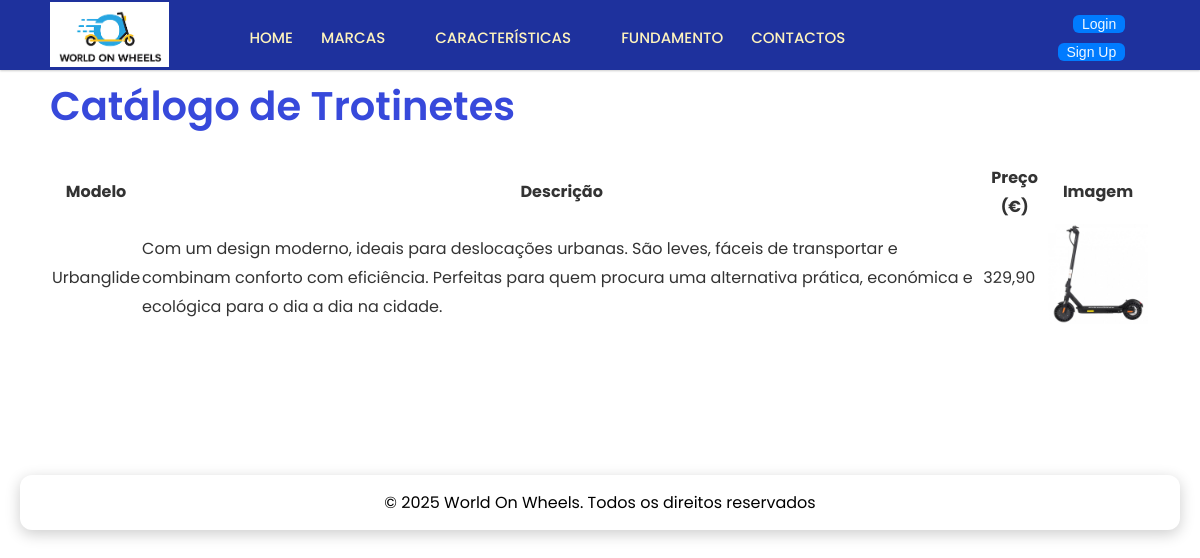
The page /urbanglidecatalog.php?m=1 on the database its author committed.
### tables this page shows
CREATE TABLE `trotinetes` (
  `id_trotinete` int(100) NOT NULL,
  `modelo` varchar(100) NOT NULL,
  `descricao` varchar(255) NOT NULL,
  `preco` float NOT NULL,
  `imagem` varchar(255) NOT NULL,
  `id_marca` int(11) NOT NULL
);

### ligaDados.php (called while the page is built, shortened)
<?php
class ligaDados {
    private $servidor = 'localhost';
    private $dbnome = 'dbwow';
    private $user = 'root';
    private $pass = '';
    public function __construct() {
        try {
            $this->liga = new PDO(
                'mysql:host=' . $this->servidor . ';dbname=' . $this->dbnome,
                $this->user,
                $this->pass,
                array(PDO::MYSQL_ATTR_INIT_COMMAND => "SET NAMES utf8")
            );
        } catch (PDOException $e) {
            echo 'ERRO: ' . $e->getMessage();
            die();
        }
    }
}
?>

### urbanglidecatalog.php (the view, shortened to what this page needs)
<?php
include('ligaDados.php');
$db = new ligaDados();
$marca_id = isset($_GET['m']) ? intval($_GET['m']) : 0;
$sql = "SELECT * FROM trotinetes WHERE id_marca = :id_marca";
$stmt = $db->liga->prepare($sql);
$stmt->bindParam(':id_marca', $marca_id, PDO::PARAM_INT);
$stmt->execute();
$result = $stmt->fetchAll(PDO::FETCH_ASSOC);
?>
<!DOCTYPE html>
<html lang="pt">
<head>
    <link rel="stylesheet" href="style.css">
</head>
<body>
<?php include('navegador.php'); ?>
<section>
    <h1>Catálogo de Trotinetes</h1>
    <?php if (count($result) > 0): ?>
        <table>
            <thead>
                <tr>
                    <th>Modelo</th>
                    <th>Descrição</th>
                    <th>Preço (€)</th>
                    <th>Imagem</th>
                </tr>
            </thead>
            <tbody>
                <?php foreach ($result as $row): ?>
                    <tr>
                        <td><?= htmlspecialchars($row['modelo']) ?></td>
                        <td><?= htmlspecialchars($row['descricao']) ?></td>
                        <td><?= number_format($row['preco'], 2, ',', '.') ?></td>
                        <td><img src="<?= htmlspecialchars($row['imagem']) ?>" alt="Imagem da trotinete" width="100"></td>
                    </tr>
                <?php endforeach; ?>
            </tbody>
        </table>
    <?php else: ?>
        <p>Nenhuma trotinete encontrada para este modelo.</p>
    <?php endif; ?>
</section>
   <footer>
   <div class="textFooter">
    <p>© 2025 World On Wheels. Todos os direitos reservados</p>
  </div>
  </footer>
</body>
</html>

### navegador.php (shortened to what this page needs)
<nav>
  <div class="navbar">
    <div class="img-logo">
      <img src="logo1.PNG" alt="logo">
    </div>
    <div class="nav-links">
      <ul class="links">
        <li><a href="index.php">HOME</a></li>
        <li>
          <a href="marcas.php">MARCAS</a>
          <i class='bx bxs-chevron-down htmlcss-arrow arrow'></i>
        </li>
        <li>
          <a href="caracteristicas.php">CARACTERÍSTICAS</a>
          <i class='bx bxs-chevron-down js-arrow arrow'></i>
        </li>
        <li><a href="fundamento.php">FUNDAMENTO</a></li>
        <li><a href="contactos.php">CONTACTOS</a></li>
      </ul>
    </div>
    <div class="search-box">
      <i class='bx bx-search'></i>
    </div>
    <div class="login-box">
      <?php if (isset($_SESSION['login']) && $_SESSION['login'] === true): ?>
        <a href="logout.php" style="color: aliceblue;"> &nbsp Logout &nbsp </a>
      <?php else: ?>
        <a href="login.php" style="color: aliceblue;"> &nbsp Login &nbsp </a><br>
        <a href="criarlogin.php" style="color: aliceblue;"> &nbsp Sign Up &nbsp </a>
      <?php endif; ?>
    </div>
  </div>
</nav>

### style.css (style rules this page uses)
* { margin: 0; padding: 0; box-sizing: border-box; font-family: 'Poppins', sans-serif; }
body { min-height: 100vh; }
nav { position: fixed; top: 0; left: 0; width: 100%; height: 70px; background: #1e319d; box-shadow: 0 1px 2px rgba(0, 0, 0, 0.2); z-index: 99; }
.img-logo img { height: 65px; }
nav .navbar { height: 100%; max-width: 1250px; width: 100%; display: flex; align-items: center; justify-content: space-between; margin: 3px 0; padding: 0px 50px; }
nav .navbar .nav-links { line-height: 70px; height: 100%; }
nav .navbar .links { display: flex; }
nav .navbar .links li { position: relative; display: flex; align-items: center; justify-content: space-between; list-style: none; padding: 0 14px; }
nav .navbar .links li a { height: 100%; text-decoration: none; white-space: nowrap; color: #fef3bd; font-size: 15px; font-weight: 500; }
nav .navbar .links li .arrow { height: 100%; width: 22px; line-height: 70px; text-align: center; display: inline-block; color: #fff; transition: all 0.3s ease; }
.navbar .search-box { position: relative; height: 40px; width: 40px; }
.navbar .search-box i { position: absolute; height: 100%; width: 100%; line-height: 40px; text-align: center; font-size: 22px; color: #fff; font-weight: 600; cursor: pointer; transition: all 0.3s ease; }
section { max-width: 900px; padding: 40px 20px; font-family: 'Segoe UI', sans-serif; color: #333; line-height: 1.8; margin-top: 70px; margin-left: auto; margin-right: auto; max-width: 1250px; width: 100%; padding-top: 0px; padding-left: 50px; padding-right: 50px; padding-bottom: 70px; }
section h1 { font-size: 40px; color: #3749db; font-weight: 600; margin-bottom: 20px; }
.login-box { text-align: right; padding: 10px 20px; }
.login-box a { text-decoration: none; color: white; background-color: #007BFF; padding: 1px; margin: 5px; border-radius: 6px; display: inline-block; font-family: sans-serif; font-size: 14px; transition: background-color 0.3s ease; }
footer { position: relative; overflow: hidden; text-align: center; padding: 20px; transition: all 0.4s ease; }
.textFooter { margin-top: 50px; max-width: 100%; border-radius: 12px; box-shadow: 0 4px 15px rgba(0, 0, 0, 0.2); z-index: 2; position: relative; background-color: white; padding: 15px; }

### rows shown on the page
trotinetes: modelo "Urbanglide", descricao "Com um design moderno, ideais para deslocações urbanas. São leves, fáceis de transportar e combinam conforto com eficiência. Perfeitas para quem procura uma alternativa prática, económica e ecológica para o dia a dia na cidade.", preco "329,90"
